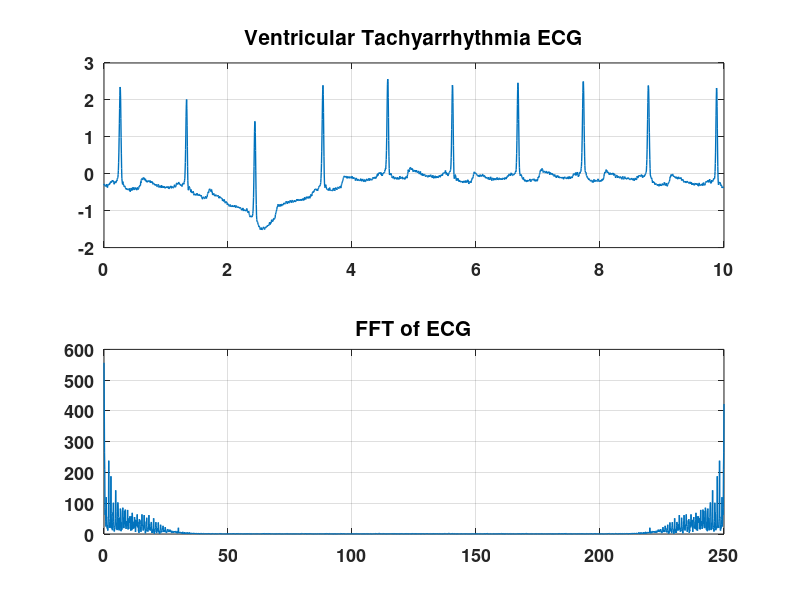
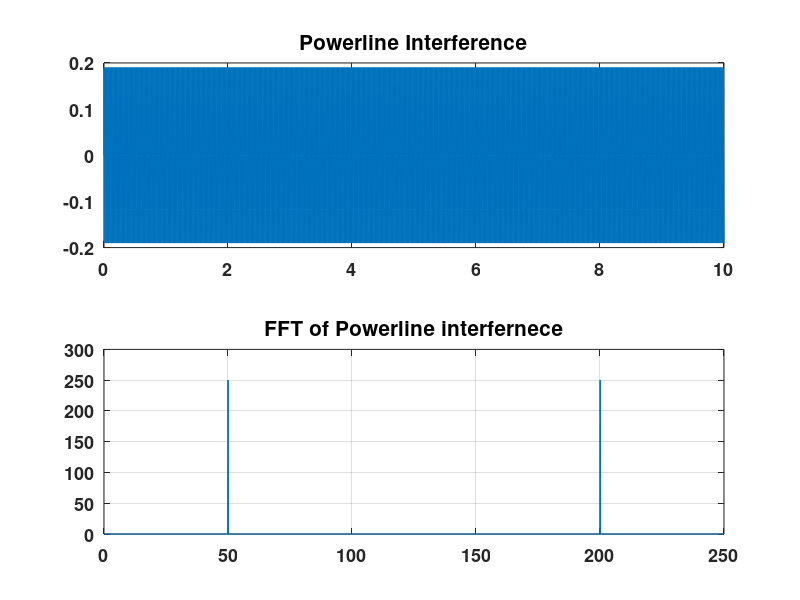
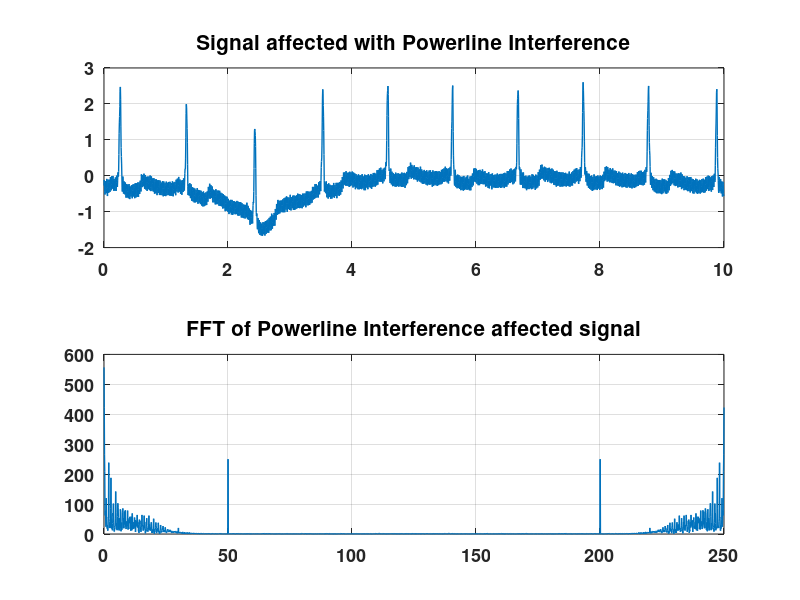

Reproduce these figures in MATLAB, in order.
clc;
close all; 
clear;

fs = 250;
t=0:(1/fs):10-(1/fs);
f = linspace(0, fs, 2500);
load('cu01m.mat');

figure(1);

subplot(2, 1, 1);
x = val(:,:);
x = x/400;
plot(t, x, 'linewidth', 1);
set(gca, 'fontsize', 13, 'fontweight', 'bold');
title('Ventricular Tachyarrhythmia ECG', 'fontsize', 15);
grid on;

subplot(2, 1, 2);
fftx = abs(fft(x));
plot(f, fftx, 'linewidth', 1);
set(gca, 'fontsize', 13, 'fontweight', 'bold');
title('FFT of ECG', 'fontsize', 15);
grid on;

figure(2);

subplot(2, 1, 1);
noise_powerline = 0.2*sin(2*pi*50*t);
plot(t, noise_powerline, 'linewidth', 1);
set(gca, 'fontsize', 13, 'fontweight', 'bold');
title('Powerline Interference', 'fontsize', 15);
grid on;

subplot(2, 1, 2);
plot(f, abs(fft(noise_powerline)), 'linewidth', 1);
set(gca, 'fontsize', 13, 'fontweight', 'bold');
title('FFT of Powerline interfernece', 'fontsize', 15);
grid on;

figure(3);

subplot(2, 1, 1);
noisy_signal = x + noise_powerline;
plot(t, noisy_signal, 'linewidth', 1);
set(gca, 'fontsize', 13, 'fontweight', 'bold');
title('Signal affected with Powerline Interference', 'fontsize', 15);
grid on;

subplot(2, 1, 2);
plot(f, abs(fft(noisy_signal)), 'linewidth', 1);
set(gca, 'fontsize', 13, 'fontweight', 'bold');
title('FFT of Powerline Interference affected signal', 'fontsize', 15);
grid on;

% figure(4);
% x_filtered = filter(butter_lpf, noisy_signal);
% 
% subplot(2, 1, 1);
% plot(t, x_filtered, 'linewidth', 1);
% set(gca, 'fontsize', 13, 'fontweight', 'bold');
% title('Filtered Signal', 'fontsize', 15);
% grid on;
% 
% subplot(2, 1, 2);
% plot(f, abs(fft(x_filtered)), 'linewidth', 1);
% set(gca, 'fontsize', 13, 'fontweight', 'bold');
% title('FFT of Filtered signal', 'fontsize', 15);
% grid on;